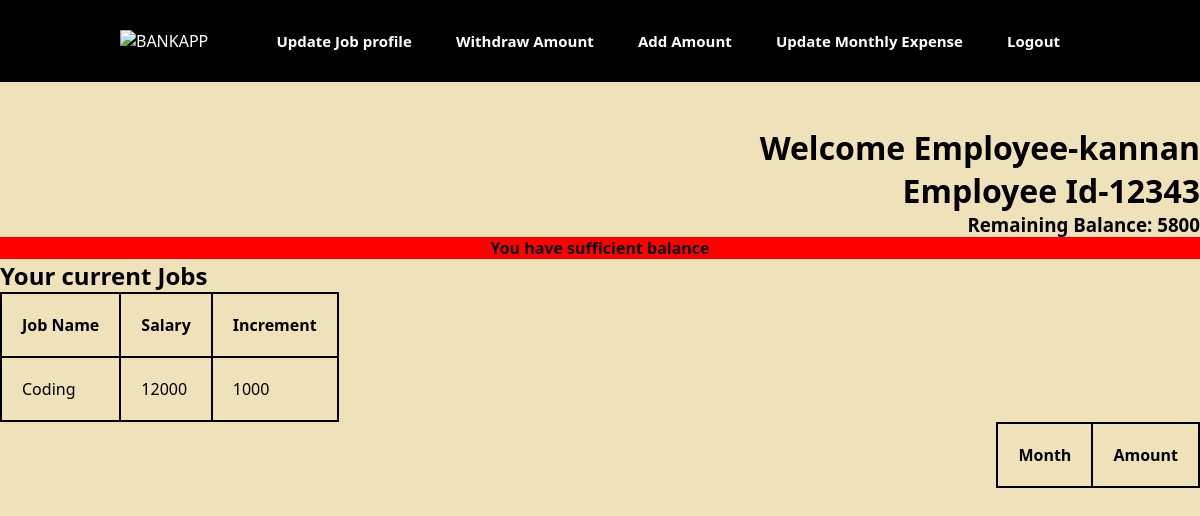
Page /home/ (signed in) on the earlier database version.
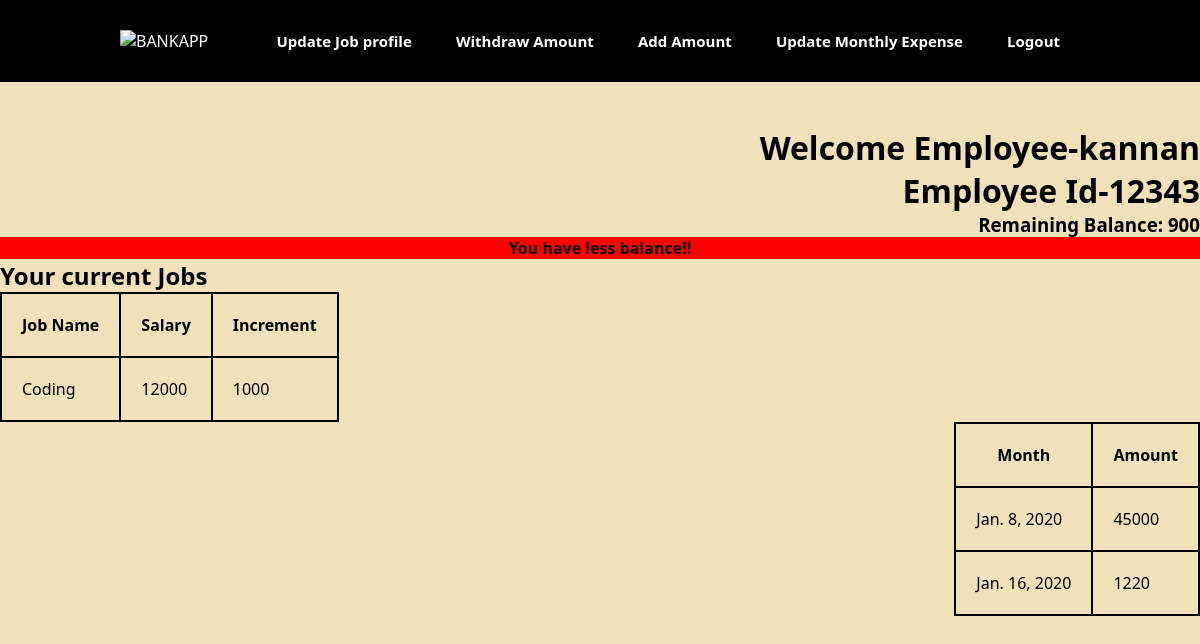
Same page on the later database version.
### firstapp/models.py (models this page shows)
class Employee(models.Model):
    users=models.OneToOneField(User,on_delete=models.CASCADE,default=1)
    Employee_id=models.CharField(primary_key=True,blank=False,max_length=30)
    Department=models.CharField(blank=False,max_length=30)
    Date_of_Birth=models.DateField()
    Gender=models.CharField(blank=False,max_length=10)

class Balance(models.Model):
    users=models.OneToOneField(User,on_delete=models.CASCADE,default=2)
    Balance=models.IntegerField(blank=False)
    employee=models.ForeignKey('Employee',on_delete=models.CASCADE)

class Jobs(models.Model):
    JobName=models.CharField(blank=True,max_length=40)
    Income=models.IntegerField()
    Increment=models.IntegerField()
    employee=models.ForeignKey('Employee',on_delete=models.CASCADE)

class MonthlyExpense(models.Model):
    Month=models.DateField()
    TotalAmount=models.IntegerField(blank=False)
    employee=models.ForeignKey('Employee',on_delete=models.CASCADE)

### firstapp/views.py (the view)
# urls.py: 2. Add a URL to urlpatterns:  path('', views.home, name='home')
def home(request):
    t=request.user.username
    print(t)
    current_user=models.Employee.objects.filter(users=User.objects.filter(username=t).first()).first()
    print(current_user)
    job=models.Jobs.objects.filter(employee=current_user)
    amount=models.MonthlyExpense.objects.filter(employee=current_user)
    owner=models.Balance.objects.filter(employee=current_user).first()
    print(owner.Balance)
    message="You have sufficient balance"
    if owner.Balance <1000:
        message="You have less balance!!"
    val={'job':job,'owner':owner,'username':t,'message':message,'amount':amount,'id':current_user.Employee_id}
    return render(request,"home.html",val)

### firstapp/templates/home.html (shortened to what this page needs)
{% load static %}
<html>
<head>
    <link rel="stylesheet" href="{% static  'style.css' %}" type="text/css">
</head>
<body>
        <p>
                <header>
                    <img class='logo' src="" alt="BANKAPP"  >
                    <nav>
                    <ul class="nav_bar" >
                        <li><a href="{% url 'withdraw' value='update' %}"><b>Update Job profile</b></a></li>
                        <li><a href="{% url 'withdraw' value='withdraw' %}"><b>Withdraw Amount</b></a></li>
                        <li><a href="{% url 'withdraw' value='add' %}"><b>Add Amount</b></a></li>
                        <li><a href="{% url 'withdraw' value='expense' %}"><b>Update Monthly Expense</b></a></li>
                        <li><a href="{% url 'logout' %}"><b>Logout</b></a></li>
                    </ul>
                </nav>
            </header>
            </p>
            <br><br>
            <p><div class="content">
                    <b><h1>Welcome Employee-{{username}}</b></h1>
                    <b><h1>Employee Id-{{id}}</h1></b>
                    <b><h3>Remaining Balance: {{owner.Balance}}</h3></b>
                                   <div class='notify'><b>{{message}}</b></div>
                    </div>
                </p>
        <div class="main">
        <p><h2>Your current Jobs</h2></p>
        <p>
            <table>
            <tr>
                <th>Job Name</th>
                <th>Salary</th>
                <th>Increment</th>
            </tr>
            {% for jo in job %}
            <tr>
                <td>{{jo.JobName}}</td>
                <td>{{jo.Income}}</td>
                <td>{{jo.Increment}}</td>
            </tr>
                {% endfor %}
        </p>
        <div class="money">
        <table align="right"  >
            <tr>
                <th>Month</th>
                <th>Amount</th>
            </tr>
            {% for amo in amount%}
            <tr>
                <td>{{amo.Month}}</td>
                <td>{{amo.TotalAmount}}</td>
            </tr>
            {% endfor %}
        </table>
</div>
</div>
</body>
</html>

### firstapp/static/style.css (style rules this page uses)
* { box-sizing: border-box; margin: 0; padding: 0; font-family: 'Segoe UI', Tahoma, Geneva, Verdana, sans-serif; }
body { color:black; background-color:#EFE2BA }
table,th,td { border: 2px solid black; border-collapse: collapse; padding: 20px ; }
a { text-decoration: none; color: white; font-family: 'Segoe UI', Tahoma, Geneva, Verdana, sans-serif; font-size:15px; }
li,button { text-decoration: none; color: white; font-family: 'Segoe UI', Tahoma, Geneva, Verdana, sans-serif; font-size:15px; }
.content { text-align: right; }
.money { float: right; }
header { display:flex; justify-content: space-between; align-items: center; padding: 30px 10%; background-color:black; color: white; }
.notify { text-align: center; background-color: red; }
.nav_bar { list-style: none; }
.nav_bar li { display: inline-block; padding: 0px 20px; }
.nav_bar li a { transition: all 0.3s ease 0s; }

Differences in the rows shown:
changed Balance: Balance "5800" → "900"
added MonthlyExpense: Month "Jan. 8, 2020", TotalAmount "45000"
added MonthlyExpense: Month "Jan. 16, 2020", TotalAmount "1220"
Other differences:
{{ message }}: "You have sufficient balance" → "You have less balance!!"
